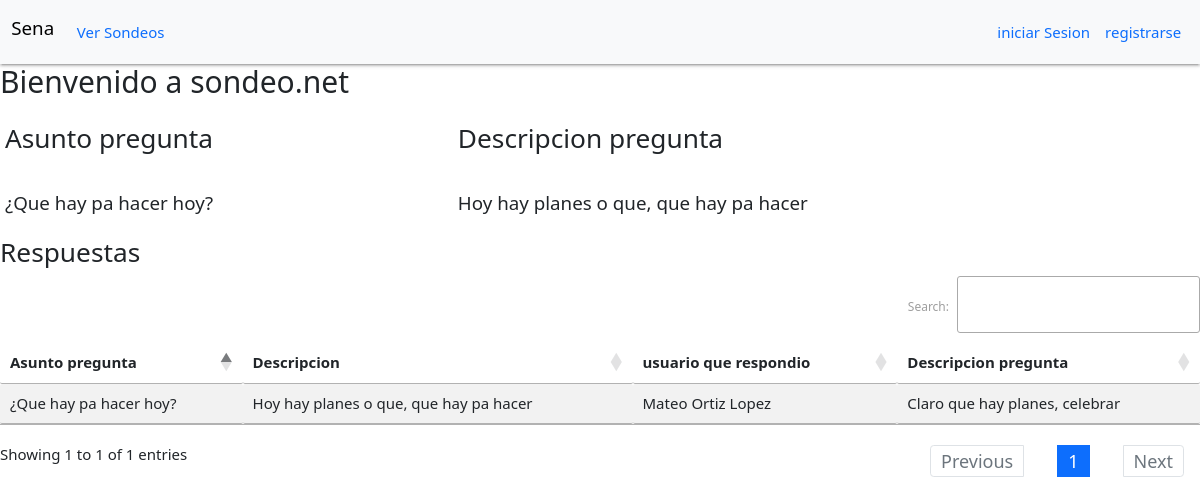
Screenshot of /sondeo/mostrarRes/1 with the database file from the repository.
### sondeo/models.py (models this page shows, shortened)
class Sondeos(models.Model):
    idSondeos = models.AutoField(primary_key=True)
    idAdmin = models.ForeignKey(Administradores, on_delete= models.CASCADE)
    asunto = models.CharField(max_length=100)
    descripcion = models.TextField()
    hb = (
        ('s', 'si'),
        ('n', 'no'),
    )
    habilitado = models.CharField(max_length=2, choices=hb, default="n")
    grupoPoblacional = models.CharField(max_length=100)
    comuna = models.CharField(max_length=100)
    barrio = models.CharField(max_length=100)
    imagen = models.CharField(max_length=100)
    edadMinima = models.IntegerField(default=0)
    edadMaxima = models.IntegerField(default=0)
    tematica = models.CharField(max_length=100)
    fechaPublicacion = models.DateField()
    fechaFinPublicacion = models.DateField()
    fechaCreacion = models.DateTimeField(auto_now_add=True)
    ob = (
        ('s', 'si'),
        ('n', 'no'),
    )
    obligatorio = models.CharField(max_length=2, choices=ob, default="n")

class Respuesta(models.Model):
    fecha=models.DateTimeField(auto_now_add=True)
    idCertificados=models.ForeignKey(Certificados,on_delete=models.CASCADE)
    idSondeo=models.ForeignKey(Sondeos, on_delete=models.CASCADE)
    idUsuario=models.ForeignKey(Usuario, on_delete=models.CASCADE)
    respuesta = models.TextField()

class Usuario(models.Model):
    idUsuario = models.AutoField(primary_key=True)
    nombresCompletos = models.CharField(max_length=100)
    tD = (
        ('ti', 'Tarjeta de identidad'),
        ('cc', 'Cedula de Ciudadania'),
        ('ce', 'Cedula de Extranjeria'),
    )
    tipoDocumento = models.CharField(max_length=2, choices=tD)
    numeroDocumento = models.CharField(max_length=100)
    sx = (
        ('M', 'Masculino'),
        ('F', 'Femenino'),
        ('I', 'Intersexual'),
        ('IN', 'Indefinido'),
        ('P', 'Prefieren no decir'),
    )
    sexo = models.CharField(max_length=2, choices=sx)
    telefonoCelular = models.IntegerField()
    telefonoFijo = models.IntegerField()
    correo = models.CharField(max_length=100)
    municipio = models.CharField(max_length=100)
    direccion = models.CharField(max_length=100)
    barrio_vereda = models.CharField(max_length=100, default="Fatima")
    fechaNacimiento = models.DateField()
    etnia = models.CharField(max_length=100, default="ninguno")
    condicionDiscapacidad = models.CharField(max_length=100, default="ninguna")
    estractoRecidencial = models.IntegerField()
    nivelEducativo= models.CharField(max_length=100)
    dp = (
        ('s', 'si'),
        ('n', 'no'),
    )
    dispositivo = models.CharField(max_length=2, choices=dp, default="si")
    cdp = (
        ('TM', 'T. movil'),
        ('c', 'Computador'),
        ('Tb','Tablet'),
        ('Ot','Otro')
    )
    tipoDispositivo = models.CharField(max_length=100, choices=cdp, default="TM")
    cn = (
        ('s', 'si'),
        ('n', 'no'),
    )
    conectividad = models.CharField(max_length=2, choices=cn, default="s")
    TA = (
        ('Sd', 'Subsidiado'),
        ('Ct', 'contributivo'),
    )
    tipoAfiliacion = models.CharField(max_length=2, choices=TA, default="Sd")
    usuario = models.CharField(max_length=100)
    contrasena = models.CharField(max_length=100)
    def __str__(self) -> str:
        return str(self.nombresCompletos)

### sondeo/views.py (the view)
# urls.py: path('mostrarRes/<int:pk>', views.traerRes, name="mostrarRes"),
def traerRes(request, pk):
    son = Sondeos.objects.get(idSondeos=pk)
    Res = Respuesta.objects.filter(idSondeo=pk)
    if request.session.get('autenticado'):
        usuario = request.session.get('autenticado')
        contestar = True
        for i in Res:
            print(usuario[2])
            if i.idUsuario.idUsuario == usuario[2]:
                contestar = False
                contexto = {'respuestas' : Res, 'sondeos':son, 'contestar':contestar}
                print(contestar)
                return render(request, "index/respuestas.html", contexto)
        if contestar == True:
            if usuario[0] == "A":
                contestar = False
                contexto = {'respuestas' : Res, 'sondeos':son, 'contestar':contestar}
                return render(request, "index/respuestas.html", contexto)
            else:
                contexto = {'respuestas' : Res, 'sondeos':son, 'contestar':contestar}
                print (contestar)
                return render(request, "index/respuestas.html", contexto)
    else:
        contexto = {'respuestas' : Res, 'sondeos':son}
        return render(request, "index/respuestas.html", contexto)

### sondeo/templates/index/respuestas.html (shortened to what this page needs)
{% extends 'base.html' %} {% load static %}
{% block body %}
<h2>Bienvenido a sondeo.net {% if request.session.autenticado %}{{ request.session.autenticado.2 }}{% endif %}</h2>
{% if sondeos %}
<table>
    <thead>
        <tr>
            <th>
                <h3>Asunto pregunta</h3>
            </th>
            <th>
                <h3>Descripcion pregunta</h3>
            </th>
        </tr>
    </thead>
    <tbody>
        <tr>
            <td>
                <h5>{{ sondeos.asunto }}</h5>
            </td>
            <td>
                <h5>{{ sondeos.descripcion }}</h5>
            </td>
        </tr>
    </tbody>
</table>
<h3>Respuestas</h3>
{% if respuestas %}
<table id="example3" class="table table-striped" style="width:100%">
    <thead>
        <tr>
            <th>Asunto pregunta</th>
            <th>Descripcion</th>
            <th>usuario que respondio</th>
            <th>Descripcion pregunta</th>
        </tr>
    </thead>
    <tbody>
        {% for respuesta in respuestas %}
        <tr>
            <td>{{ sondeos.asunto }}</td>
            <td>{{ sondeos.descripcion }}</td>
            <td>{{ respuesta.idUsuario }}</td>
            <td>{{ respuesta.respuesta }}</td>
        </tr>
        {% endfor %}
    </tbody>
</table>
{% else %}
<div>
    <h5>No hay respuestas</h5><br />
</div>
{% endif %}
{% endif %}
{% endblock %}

### rows the page displays
Sondeos: asunto "¿Que hay pa hacer hoy?", descripcion "Hoy hay planes o que, que hay pa hacer"
Respuesta: idUsuario "Mateo Ortiz Lopez", respuesta "Claro que hay planes, celebrar"
